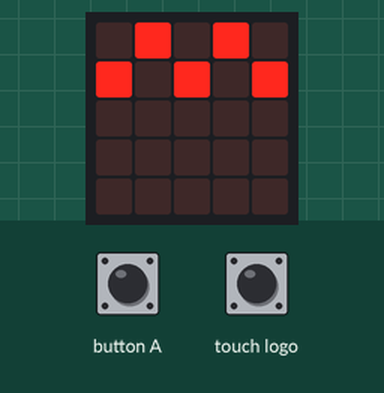
Recording of a program running on a simulated BBC micro:bit (MakeCode). On the bench: the board's 5×5 LED display. The inputs (shaded band) are chosen by the test bench.

Above: at 0.61 s.
1.3 s: button A pressed for 0.15 s
At 2.2 s:
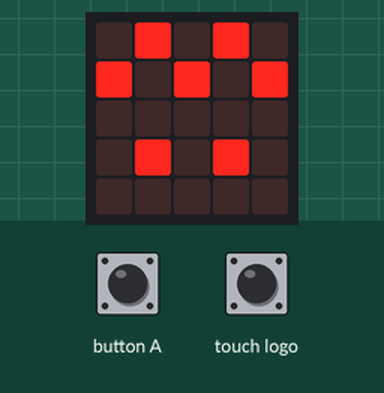
At 3.02 s:
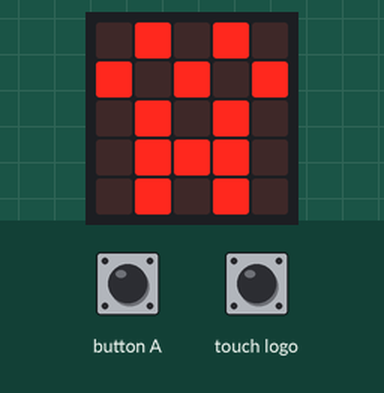
4.4 s: touch logo pressed for 0.15 s
At 5.02 s:
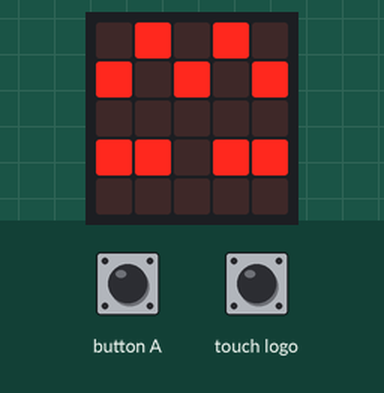
Timing chart, 0 to 7.4 s (numbered marks = the images above; inputs shaded):
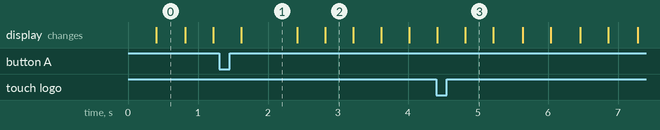

The program:

main.ts
```typescript
input.onButtonPressed(Button.A, function () {
    basic.showLeds(`
        . # . # .
        # . # . #
        . . . . .
        . # . # .
        . . . . .
        `)
    basic.pause(100)
    basic.showLeds(`
        . # . # .
        # . # . #
        . # . # .
        . # # # .
        . # . # .
        `)
    basic.pause(100)
    basic.showLeds(`
        # # # # #
        # . . . #
        # . . . #
        # . . . #
        # # # # #
        `)
    basic.pause(100)
})
input.onLogoEvent(TouchButtonEvent.Touched, function () {
    basic.showLeds(`
        . # . # .
        # . # . #
        . . . . .
        # # . # #
        . . . . .
        `)
    basic.pause(100)
})
basic.forever(function () {
    basic.showLeds(`
        . # . # .
        # . # . #
        . . . . .
        . # . # .
        . . . . .
        `)
    basic.showLeds(`
        . # . # .
        # . # . #
        . . . . .
        . . . . .
        . . . . .
        `)
})
```

test.ts
```typescript
// 在這裡測試；當此封包作為擴充功能時，將不會編譯此內容。
```

Measured:
- after the input at 4.4 s, the display: first differs from a run without the input after 0.42 s (image 3)
- what the display in image 0 shows lasts 0.4 s, from 0.4 s to 0.8 s
- what the display in image 1 shows lasts 0.8 s, from 1.6 s to 2.4 s
